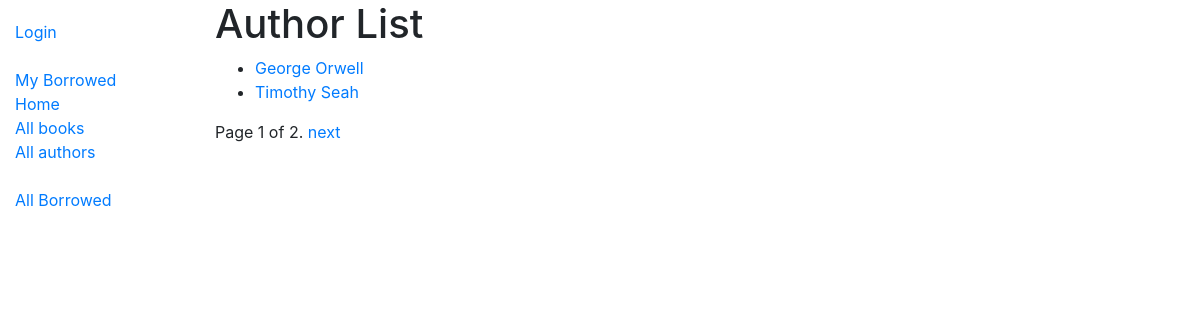
Screenshot of /catalog/authors/ with the database file from the repository.
### catalog/models.py (models this page shows, shortened)
class Author(models.Model):
    first_name = models.CharField(max_length=100)
    last_name = models.CharField(max_length=100)
    date_of_birth = models.DateField(null=True, blank=True)
    date_of_death = models.DateField('died', null=True, blank=True)
    class Meta:
        ordering = ['last_name', 'first_name']
    def get_absolute_url(self):
        return reverse('author-detail', args=[str(self.id)])

### catalog/views.py (the view)
# urls.py: path('authors/', views.AuthorListView.as_view(), name='authors'),
class AuthorListView(generic.ListView):
    model = Author
    paginate_by = 2

### catalog/templates/catalog/author_list.html
{% extends "base_generic.html" %}
{% block content %}
<h1>Author List</h1>
{% if author_list %}
<ul>
    {% for author in author_list %}
    <li>
        <a href="{{ author.get_absolute_url }}">{{author.first_name}} {{author.last_name}}</a>
    </li>
    {% endfor %}
</ul>
{% else %}
<p>There are no books in the library.</p>
{% endif %}
{% endblock %}

### rows the page displays
Author: first_name "George", last_name "Orwell"
Author: first_name "Timothy", last_name "Seah"

### other values shown
{{ page_obj.number }} "1"
{{ page_obj.paginator.num_pages }} "2"
